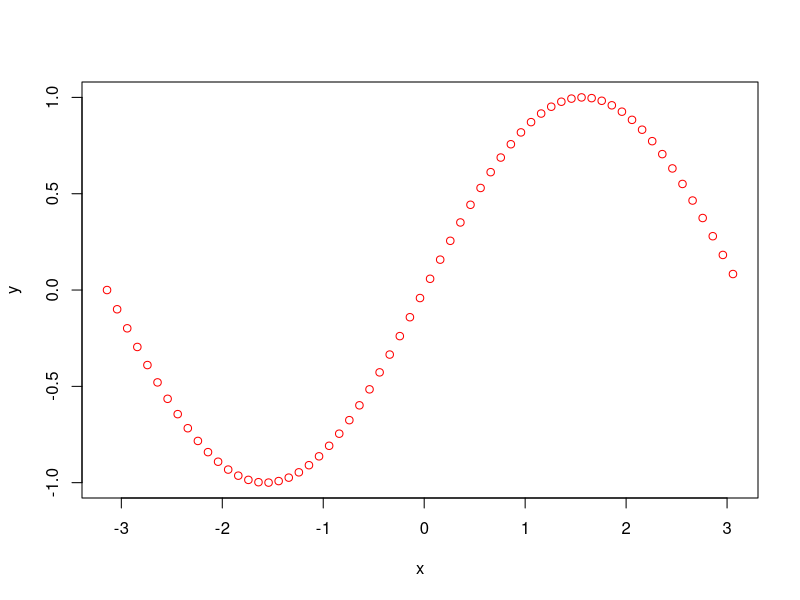

Source code (R):
#### Создание функций

# Создадим функцию, возводящую элементы вектора в квадрат
sqr <- function(x) x^2
sqr(2)
sqr(c(1,2,4))

# Использование анонимной функции
(function(x) x^2)(3)

# Функция - это переменная, относящаяся к классу функций
class(sqr)

# Изучим структуру функции
sqr           # код функции
body(sqr)     # код, помещённый в теле функции
formals(sqr)  # список формальных параметров


# Для возвращения значения функции используется значение из последней строки кода
# или return()
sqr <- function(x) {
  return(x^2)
}
sqr(3)

# Создадим функцию-обёртку над plot с фиксированным значением параметра цвета (col)
plot.red <- function(x, y, ...) {
  plot(x, y, col = "red", ...)
}

x <- seq(-pi,pi,.1)
y <- sin(x)
plot.red(x,y)

# Чтобы функция возвращала несколько объектов, 
# их нужно предварительно поместить в список
sqr <- function(x) {
  val <- x^2
  txt <- "Squaring"
  ret <- list(value=val,text=txt)
  return(ret)
}
sqr(2)
